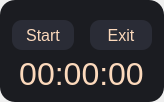
<?xml version="1.0" encoding="UTF-8"?>
<ui version="4.0">
 <class>MainWindow</class>
 <widget class="QMainWindow" name="MainWindow">
  <property name="geometry">
   <rect>
    <x>0</x>
    <y>0</y>
    <width>164</width>
    <height>102</height>
   </rect>
  </property>
  <property name="windowTitle">
   <string>Stopwatch</string>
  </property>
  <property name="windowOpacity">
   <double>1.000000000000000</double>
  </property>
  <property name="autoFillBackground">
   <bool>false</bool>
  </property>
  <property name="styleSheet">
   <string notr="true">color: #FCD9BC;</string>
  </property>
  <property name="iconSize">
   <size>
    <width>30</width>
    <height>28</height>
   </size>
  </property>
  <property name="toolButtonStyle">
   <enum>Qt::ToolButtonIconOnly</enum>
  </property>
  <widget class="QWidget" name="centralwidget">
   <property name="styleSheet">
    <string notr="true">border-radius: 15px; background-color: #1B1C21;</string>
   </property>
   <layout class="QVBoxLayout" name="verticalLayout">
    <property name="spacing">
     <number>3</number>
    </property>
    <property name="sizeConstraint">
     <enum>QLayout::SetNoConstraint</enum>
    </property>
    <property name="leftMargin">
     <number>6</number>
    </property>
    <property name="topMargin">
     <number>6</number>
    </property>
    <property name="rightMargin">
     <number>6</number>
    </property>
    <property name="bottomMargin">
     <number>6</number>
    </property>
    <item>
     <layout class="QVBoxLayout" name="TimeSpot">
      <property name="spacing">
       <number>3</number>
      </property>
      <property name="sizeConstraint">
       <enum>QLayout::SetNoConstraint</enum>
      </property>
      <item>
       <layout class="QHBoxLayout" name="horizontalLayout">
        <property name="spacing">
         <number>5</number>
        </property>
        <property name="sizeConstraint">
         <enum>QLayout::SetNoConstraint</enum>
        </property>
        <item alignment="Qt::AlignHCenter|Qt::AlignBottom">
         <widget class="QPushButton" name="startButton">
          <property name="sizePolicy">
           <sizepolicy hsizetype="Fixed" vsizetype="Fixed">
            <horstretch>0</horstretch>
            <verstretch>0</verstretch>
           </sizepolicy>
          </property>
          <property name="minimumSize">
           <size>
            <width>62</width>
            <height>30</height>
           </size>
          </property>
          <property name="maximumSize">
           <size>
            <width>60</width>
            <height>30</height>
           </size>
          </property>
          <property name="font">
           <font>
            <pointsize>12</pointsize>
           </font>
          </property>
          <property name="styleSheet">
           <string notr="true">
            QPushButton {
              background-color: #2A2C36;
              border: none;
			  color: #FCD9BC;
              padding: 1px;
              min-width: 60px;
              border-radius: 10px;
            }
            QPushButton:hover {
              background-color: #2A2C36;
            }
            QPushButton:pressed {
              background-color: #272830;
            }
           </string>
          </property>
          <property name="text">
           <string>Start</string>
          </property>
         </widget>
        </item>
        <item alignment="Qt::AlignHCenter|Qt::AlignBottom">
         <widget class="QPushButton" name="resetButton">
          <property name="sizePolicy">
           <sizepolicy hsizetype="Fixed" vsizetype="Fixed">
            <horstretch>0</horstretch>
            <verstretch>0</verstretch>
           </sizepolicy>
          </property>
          <property name="minimumSize">
           <size>
            <width>62</width>
            <height>30</height>
           </size>
          </property>
          <property name="maximumSize">
           <size>
            <width>60</width>
            <height>30</height>
           </size>
          </property>
          <property name="font">
           <font>
            <pointsize>12</pointsize>
           </font>
          </property>
          <property name="styleSheet">
           <string notr="true">
            QPushButton {
              background-color: #2A2C36;
              border: none;
			  color: #FCD9BC;
              padding: 1px;
              min-width: 60px;
              border-radius: 10px;
            }
            QPushButton:hover {
              background-color: #2A2C36;
            }
            QPushButton:pressed {
              background-color: #272830;
            }
           </string>
          </property>
          <property name="text">
           <string>Exit</string>
          </property>
         </widget>
        </item>
       </layout>
      </item>
      <item alignment="Qt::AlignHCenter|Qt::AlignVCenter">
       <widget class="QLabel" name="timeLabel">
        <property name="sizePolicy">
         <sizepolicy hsizetype="Preferred" vsizetype="Minimum">
          <horstretch>0</horstretch>
          <verstretch>0</verstretch>
         </sizepolicy>
        </property>
        <property name="font">
         <font>
          <pointsize>24</pointsize>
         </font>
        </property>
        <property name="acceptDrops">
         <bool>false</bool>
        </property>
        <property name="styleSheet">
         <string notr="true">color: #FCD9BC;</string>
        </property>
        <property name="text">
         <string>00:00:00</string>
        </property>
        <property name="alignment">
         <set>Qt::AlignCenter</set>
        </property>
        <property name="textInteractionFlags">
         <set>Qt::NoTextInteraction</set>
        </property>
       </widget>
      </item>
     </layout>
    </item>
   </layout>
  </widget>
 </widget>
 <resources/>
 <connections/>
</ui>
